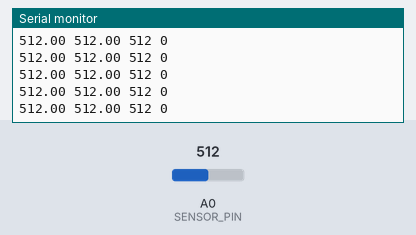
Bench run of a sketch on a simulated Arduino Nano, built with avr-gcc and run on an emulated ATmega328P. Shown: the last lines printed to the serial monitor. The inputs (shaded band) are chosen by the test bench; at power-on: A0 (SENSOR_PIN) = 512.

Above: at 1.2 s.
1.3 s: A0 (SENSOR_PIN) set to 508
At 2.1 s:
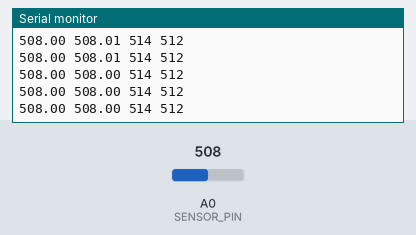
4.3 s: A0 (SENSOR_PIN) set to 306
At 5.4 s:
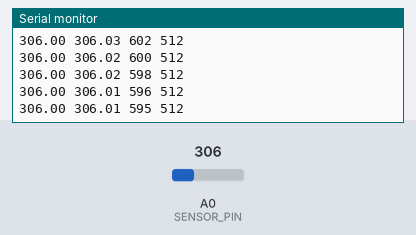
Timing chart, 0 to 7.3 s (numbered marks = the images above; inputs shaded):
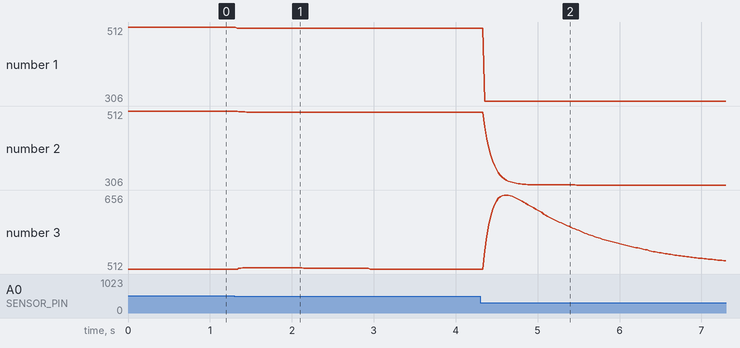

Measured:
- after the input at 1.3 s, the serial monitor: prints a new line at once (image 1)
- after the input at 4.3 s, the serial monitor: prints a new line after 0.06 s (image 2)
- plotted number 1: 512 → 508 after the input at 1.3 s, 508 → 306 after the input at 4.3 s
- plotted number 2: 512 → 508 after the input at 1.3 s, 508 → 306 after the input at 4.3 s

The sketch:

KY039-HR_to_Arduino_Nano_code.ino
```cpp
#define SENSOR_PIN A0

// ================= 變數宣告區 =================
float rawValue = 0.0;      // Value 1: 原始感測器訊號 (未處理的雜訊)
float smoothedValue = 0.0; // Value 2: 平滑處理後的訊號 (低通濾波)
float dcTracker = 0.0;     // 追蹤緩慢變動的直流基準線 (超低頻)
float acSignal = 0.0;      // Value 3: 交流心跳訊號 (已經把基準線拉平到 512)
int beatDetected = 0;      // Value 4: 觸發方波 (用來畫圖跟算心跳)

// ================= 參數設定區 =================
// 濾波器參數 (範圍 0.0 ~ 1.0)
const float ALPHA_SMOOTH = 0.2; // 平滑係數：越大波形越靈敏但毛刺多，越小越平滑但有延遲
const float ALPHA_DC = 0.02;    // 基準線係數：用來追蹤環境光的極慢速變化

// 【關鍵參數】觸發心跳方波的門檻值
// 因為目前的環境光讓訊號變微弱，所以設在 513 左右，你可以看 Value 3 (綠線) 的最高點來微調
const int THRESHOLD = 513;

void setup() {
  Serial.begin(9600);

  // 初始化，先抓一筆當前讀值，讓一開始的波形不要從 0 往上爬，避免圖表大爆走
  int initialRead = analogRead(SENSOR_PIN);
  rawValue = initialRead;
  smoothedValue = initialRead;
  dcTracker = initialRead;
}

void loop() {
  // 1. 讀取原始數值
  rawValue = analogRead(SENSOR_PIN);

  // 2. 指數移動平均 (EMA) 低通濾波 -> 消除高頻雜訊
  smoothedValue = (ALPHA_SMOOTH * rawValue) + ((1.0 - ALPHA_SMOOTH) * smoothedValue);

  // 3. 追蹤直流偏移 (DC Offset) -> 抓出緩慢變化的環境光底噪
  dcTracker = (ALPHA_DC * rawValue) + ((1.0 - ALPHA_DC) * dcTracker);

  // 4. 【修改重點：提取並翻轉交流訊號】
  // 因為你的波形是「向下」的 V 字型，所以用 dcTracker (較高) 減去 smoothedValue (較低)
  // 這樣能把向下的波谷翻轉成向上的波峰！然後 +512 將波形置中在圖表中央。
  acSignal = dcTracker - smoothedValue + 512.0;

  // 5. 臨界值判斷 -> 將波形轉換為乾淨的數位方波
  if (acSignal > THRESHOLD) {
    beatDetected = 512; // 輸出 512 讓圖表高度一致，方便觀察
  } else {
    beatDetected = 0;   // 沒達標就躺平輸出 0
  }

  // 6. 按照序列埠繪圖家的格式輸出 (以空格分隔)
  Serial.print(rawValue);
  Serial.print(" ");
  Serial.print(smoothedValue);
  Serial.print(" ");
  Serial.print((int)acSignal);     // 強制轉整數，圖表比較乾淨
  Serial.print(" ");
  Serial.println(beatDetected);    // 印出方波並換行

  // 7. 取樣頻率控制 (20ms 的延遲，大約是 50Hz 的取樣率)
  delay(20);
}
```
